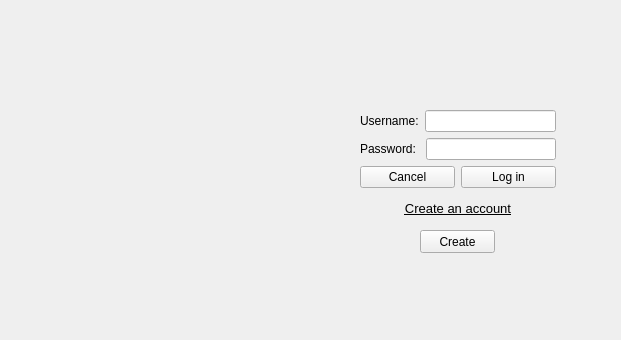
<?xml version="1.0" encoding="UTF-8"?>
<ui version="4.0">
 <class>loginPage</class>
 <widget class="QMainWindow" name="loginPage">
  <property name="geometry">
   <rect>
    <x>0</x>
    <y>0</y>
    <width>621</width>
    <height>340</height>
   </rect>
  </property>
  <property name="minimumSize">
   <size>
    <width>620</width>
    <height>340</height>
   </size>
  </property>
  <property name="maximumSize">
   <size>
    <width>621</width>
    <height>340</height>
   </size>
  </property>
  <property name="windowTitle">
   <string>MainWindow</string>
  </property>
  <widget class="QWidget" name="centralwidget">
   <property name="minimumSize">
    <size>
     <width>621</width>
     <height>301</height>
    </size>
   </property>
   <widget class="QLabel" name="label_4">
    <property name="geometry">
     <rect>
      <x>50</x>
      <y>50</y>
      <width>271</width>
      <height>231</height>
     </rect>
    </property>
    <property name="text">
     <string/>
    </property>
    <property name="pixmap">
     <pixmap>_assets/logosingle.png</pixmap>
    </property>
   </widget>
   <widget class="QWidget" name="layoutWidget">
    <property name="geometry">
     <rect>
      <x>360</x>
      <y>110</y>
      <width>196</width>
      <height>113</height>
     </rect>
    </property>
    <layout class="QVBoxLayout" name="verticalLayout">
     <item>
      <layout class="QHBoxLayout" name="horizontalLayout">
       <item>
        <widget class="QLabel" name="label">
         <property name="text">
          <string>Username:</string>
         </property>
        </widget>
       </item>
       <item>
        <widget class="QLineEdit" name="txtUser"/>
       </item>
      </layout>
     </item>
     <item>
      <layout class="QHBoxLayout" name="horizontalLayout_2">
       <item>
        <widget class="QLabel" name="label_2">
         <property name="text">
          <string>Password: </string>
         </property>
        </widget>
       </item>
       <item>
        <widget class="QLineEdit" name="txtPass">
         <property name="echoMode">
          <enum>QLineEdit::Password</enum>
         </property>
        </widget>
       </item>
      </layout>
     </item>
     <item>
      <layout class="QHBoxLayout" name="horizontalLayout_3">
       <item>
        <widget class="QPushButton" name="btncancel">
         <property name="text">
          <string>Cancel</string>
         </property>
        </widget>
       </item>
       <item>
        <widget class="QPushButton" name="btnlogin">
         <property name="text">
          <string>Log in</string>
         </property>
        </widget>
       </item>
      </layout>
     </item>
     <item>
      <widget class="QLabel" name="lblCreate">
       <property name="font">
        <font>
         <pointsize>10</pointsize>
         <underline>true</underline>
        </font>
       </property>
       <property name="text">
        <string>Create an account</string>
       </property>
       <property name="alignment">
        <set>Qt::AlignCenter</set>
       </property>
      </widget>
     </item>
    </layout>
   </widget>
   <widget class="QLabel" name="errorlog">
    <property name="geometry">
     <rect>
      <x>360</x>
      <y>80</y>
      <width>191</width>
      <height>20</height>
     </rect>
    </property>
    <property name="text">
     <string/>
    </property>
    <property name="alignment">
     <set>Qt::AlignCenter</set>
    </property>
   </widget>
   <widget class="QPushButton" name="btnSignup">
    <property name="geometry">
     <rect>
      <x>420</x>
      <y>230</y>
      <width>75</width>
      <height>23</height>
     </rect>
    </property>
    <property name="text">
     <string>Create</string>
    </property>
   </widget>
  </widget>
 </widget>
 <tabstops>
  <tabstop>txtUser</tabstop>
  <tabstop>txtPass</tabstop>
  <tabstop>btncancel</tabstop>
  <tabstop>btnlogin</tabstop>
 </tabstops>
 <resources/>
 <connections/>
</ui>
